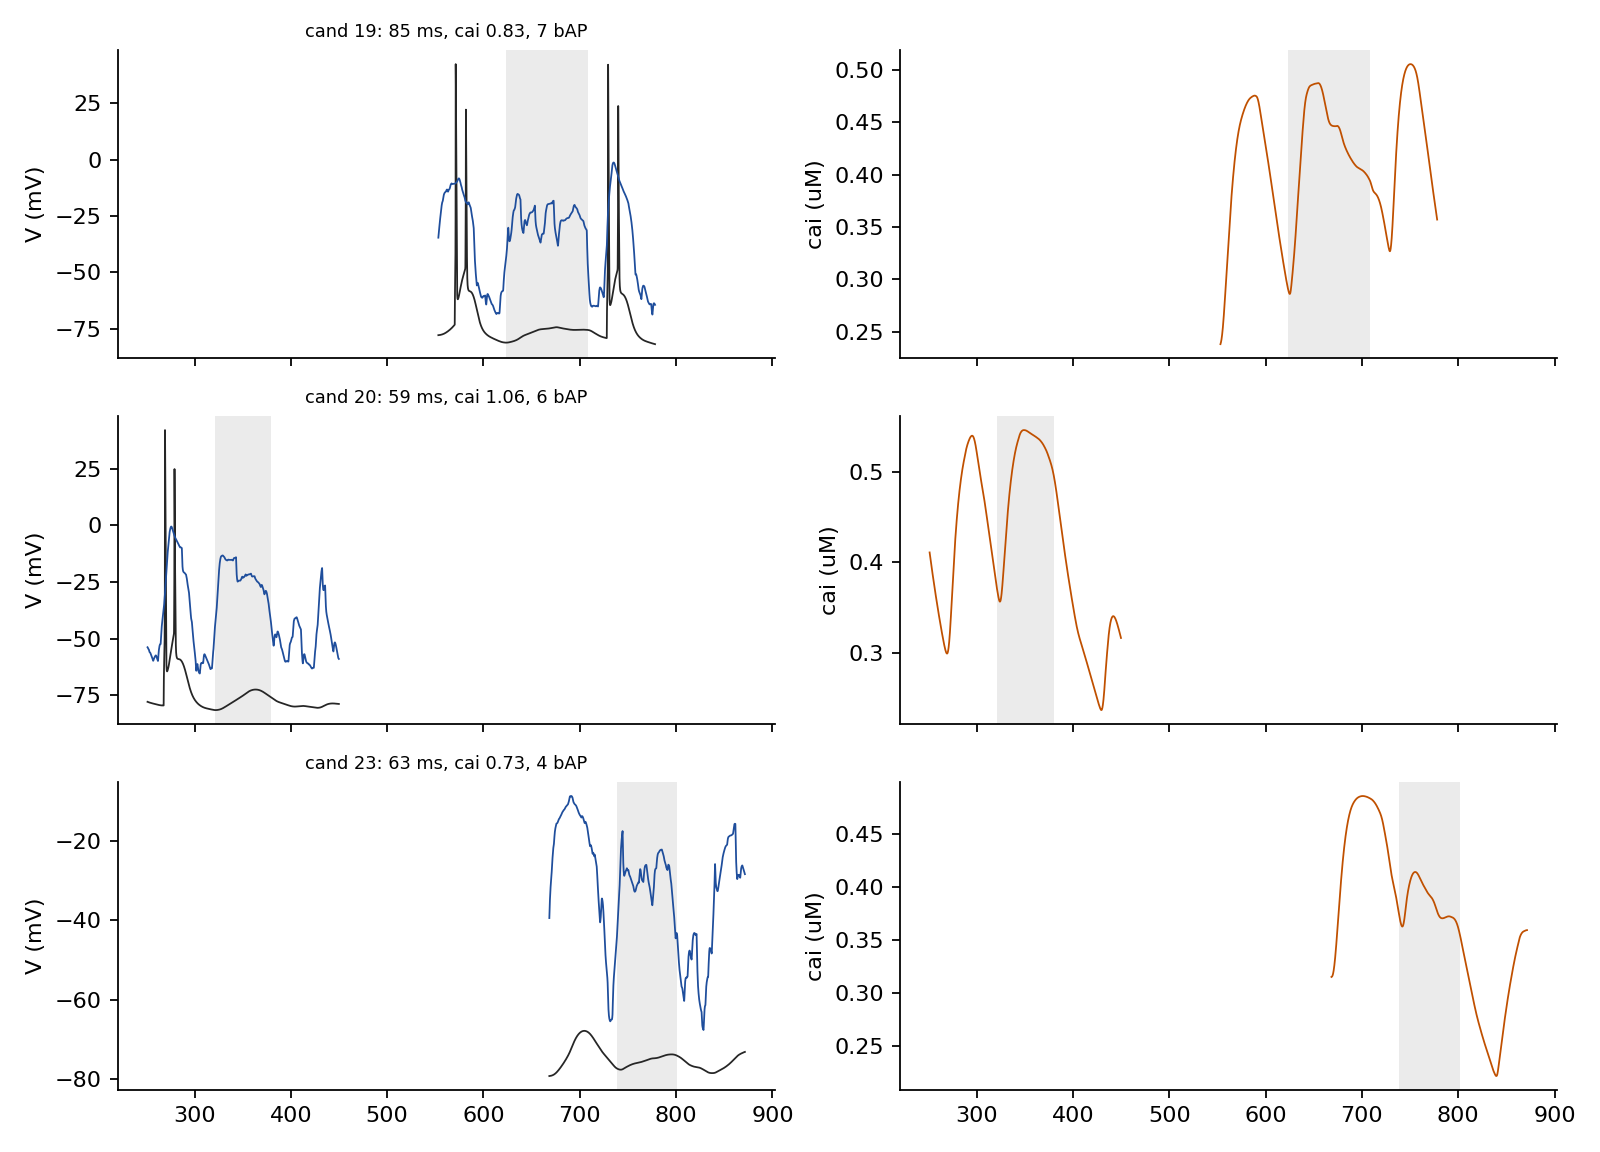

Generate this figure with Python:
import numpy as np, json
import matplotlib
matplotlib.use("Agg")
import matplotlib.pyplot as plt
ids=[19,20,23]
fig, axes=plt.subplots(len(ids),2,figsize=(10,7.2),sharex="col")
for row,idx in enumerate(ids):
    z=np.load(f"figs/ppt_bg/cand_{idx:02d}.npz")
    t=z["t"]; vs=z["vs"]; V=z["V"]; cai=z["cai"]*1000.0
    meta=json.loads(str(z["meta"])); s,e=meta["run_start"],meta["run_end"]
    t0=max(0,s-2800); t1=min(len(t),e+2800); sl=slice(t0,t1)
    axes[row,0].plot(t[sl],vs[sl],color="0.15",lw=0.8)
    axes[row,0].plot(t[sl],V.mean(axis=1)[sl],color="#1f4e9c",lw=0.8)
    axes[row,0].axvspan(t[s],t[e],color="0.85",alpha=0.5,lw=0)
    axes[row,0].set_ylabel("V (mV)")
    axes[row,0].set_title(f"cand {idx}: {meta['run_ms']:.0f} ms, cai {meta['cai_peak']:.2f}, {meta['n_bap']} bAP",fontsize=8)
    axes[row,1].plot(t[sl],cai.mean(axis=1)[sl],color="#c05000",lw=0.8)
    axes[row,1].axvspan(t[s],t[e],color="0.85",alpha=0.5,lw=0)
    axes[row,1].set_ylabel("cai (uM)")
for ax in axes.ravel():
    ax.spines["top"].set_visible(False); ax.spines["right"].set_visible(False)
fig.tight_layout(); fig.savefig("figs/ppt_bg/inspect_more.png",dpi=160); print("ok")
